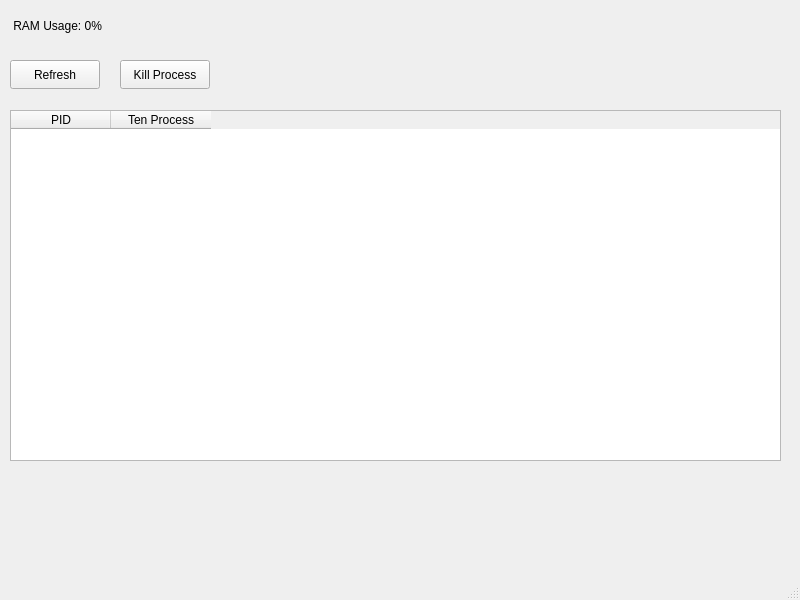
<?xml version="1.0" encoding="UTF-8"?>
<ui version="4.0">
 <class>MainWindow</class>
 <widget class="QMainWindow" name="MainWindow">
  <property name="geometry">
   <rect>
    <x>0</x>
    <y>0</y>
    <width>800</width>
    <height>600</height>
   </rect>
  </property>
  <property name="windowTitle">
   <string>MainWindow</string>
  </property>
  <widget class="QWidget" name="centralwidget">
   <widget class="QLabel" name="lblRAM">
    <property name="geometry">
     <rect>
      <x>10</x>
      <y>10</y>
      <width>371</width>
      <height>31</height>
     </rect>
    </property>
    <property name="text">
     <string> RAM Usage: 0%</string>
    </property>
   </widget>
   <widget class="QPushButton" name="btnRefresh">
    <property name="geometry">
     <rect>
      <x>10</x>
      <y>60</y>
      <width>90</width>
      <height>29</height>
     </rect>
    </property>
    <property name="text">
     <string>Refresh</string>
    </property>
   </widget>
   <widget class="QTableWidget" name="tableProcess">
    <property name="geometry">
     <rect>
      <x>10</x>
      <y>110</y>
      <width>771</width>
      <height>351</height>
     </rect>
    </property>
    <column>
     <property name="text">
      <string>PID</string>
     </property>
    </column>
    <column>
     <property name="text">
      <string>Ten Process</string>
     </property>
    </column>
   </widget>
   <widget class="QPushButton" name="btnKillProcess">
    <property name="geometry">
     <rect>
      <x>120</x>
      <y>60</y>
      <width>90</width>
      <height>29</height>
     </rect>
    </property>
    <property name="text">
     <string>Kill Process</string>
    </property>
   </widget>
  </widget>
  <widget class="QStatusBar" name="statusbar"/>
 </widget>
 <resources/>
 <connections/>
</ui>
